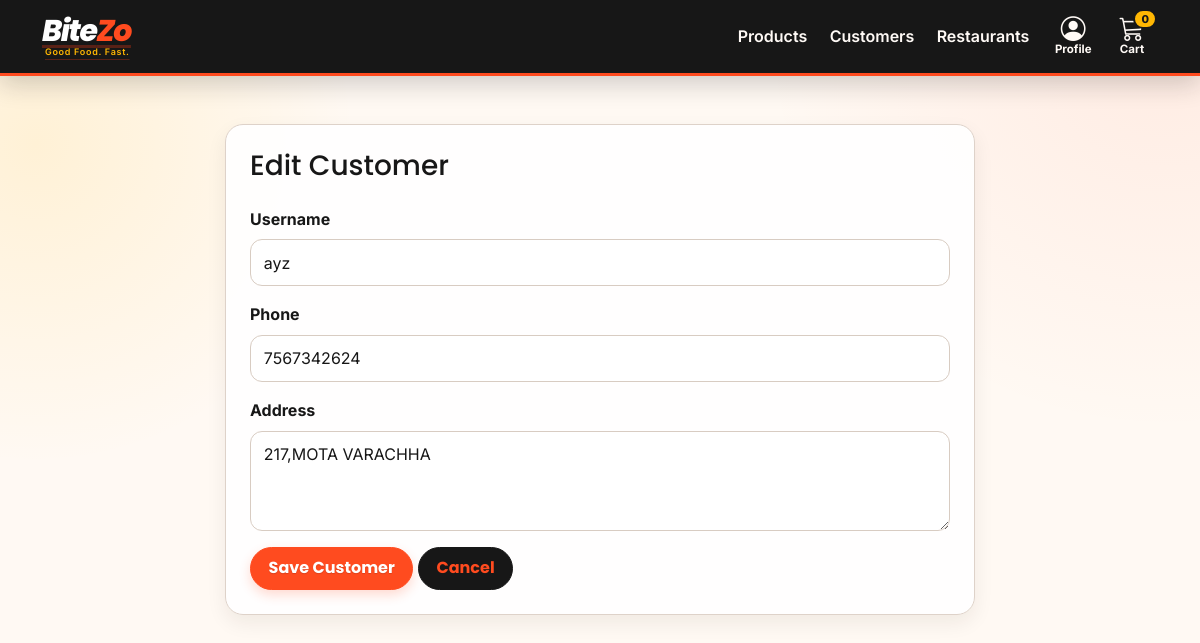
/customers/update/5/ (signed in), run on the app's committed database.
### customers/models.py (models this page shows, shortened)
class Customer(models.Model):
    user = models.OneToOneField(User, on_delete=models.CASCADE)
    phone = models.CharField(max_length=20)
    address = models.TextField()

### customers/views.py (the view, shortened to what this page needs)
@superuser_required
def customer_update(request, id):
    customer = get_object_or_404(Customer, id=id)
    return render(
        request,
        "customers/customer_form.html",
        {"customer": customer}
    )

### food_delivery/decorator.py (called while the page is built)
def superuser_required(view_func):
    @wraps(view_func)
    @login_required
    def wrapper(request, *args, **kwargs):
        if not request.user.is_superuser:
            return HttpResponseForbidden("You do not have permission to access this page.")
        return view_func(request, *args, **kwargs)
    return wrapper

### templates/customers/customer_form.html (shortened to what this page needs)
{% extends "base.html" %}
{% block content %}
<div class="card shadow-sm border-0 form-card">
    <div class="card-body p-4">
        <h3 class="mb-4">
            {% if customer %}
                Edit Customer
            {% else %}
                Add Customer
            {% endif %}
        </h3>
        <form method="POST">
            <div class="mb-3">
                <label class="form-label">
                    Username
                </label>
                <input type="text"
                       name="username"
                       class="form-control"
                       value="{{ customer.user.username|default:'' }}"
                       required>
            </div>
            <div class="mb-3">
                <label class="form-label">
                    Phone
                </label>
                <input type="text"
                       name="phone"
                       class="form-control"
                       value="{{ customer.phone|default:'' }}"
                       required>
            </div>
            <div class="mb-3">
                <label class="form-label">
                    Address
                </label>
                <textarea name="address"
                          class="form-control"
                          rows="3"
                          required>{{ customer.address|default:'' }}</textarea>
            </div>
            <button class="btn btn-danger">
                Save Customer
            </button>
            <a href="{% url 'customer_list' %}"
               class="btn btn-secondary">
                Cancel
            </a>
        </form>
    </div>
</div>
{% endblock %}

### static/css/styles.css (style rules this page uses)
:root { --bitezo-orange: #ff4b1f; --bitezo-orange-dark: #e63c14; --bitezo-yellow: #ffb703; --bitezo-charcoal: #171717; --bitezo-cream: #fff9f3; --bitezo-gray: #6e6e6e; --bitezo-line: #f0e5dc; }
body { background-color: var(--bitezo-cream); color: var(--bitezo-charcoal); font-family: "Inter", Arial, sans-serif; }
h1, h2, h3, h4, h5, h6, .navbar-brand, .btn, .page-title { font-family: "Poppins", Arial, sans-serif; }
a { text-decoration: none; }
.form-card { max-width: 750px; margin: 0 auto; border-radius: 15px; }
.card { border-radius: 18px; border: 1px solid var(--bitezo-line) !important; box-shadow: 0 8px 24px rgba(23, 23, 23, .06) !important; }
.btn { border-radius: 999px; font-weight: 700; padding: .55rem 1.1rem; transition: transform .28s cubic-bezier(.22, 1, .36, 1), box-shadow .28s ease, background-color .28s ease, border-color .28s ease; }
.btn-danger, .btn-primary { background: var(--bitezo-orange); border-color: var(--bitezo-orange); color: #fff; box-shadow: 0 5px 12px rgba(255, 75, 31, .2); }
.btn-secondary { background: var(--bitezo-charcoal); border-color: var(--bitezo-charcoal); }
.form-control, .form-select { border-radius: 12px; border-color: var(--bitezo-line); padding: .65rem .8rem; }
.bitezo-theme { min-height: 100vh; background: radial-gradient(circle at 100% 0, rgba(255, 183, 3, .11), transparent 27rem), var(--bitezo-cream); }
.bitezo-theme a { color: var(--bitezo-orange); }
.bitezo-theme .card, .bitezo-theme .form-card, .bitezo-theme .table-responsive { overflow: hidden; background: rgba(255, 255, 255, .92); }
.bitezo-theme .shadow-sm, .bitezo-theme .shadow { box-shadow: 0 10px 28px rgba(42, 30, 21, .08) !important; }
.bitezo-theme label, .bitezo-theme .form-label { color: var(--bitezo-charcoal); font-weight: 700; }
.bitezo-theme { line-height: 1.55; }
.bitezo-theme :is(a, button, input, select, textarea):focus-visible { outline: 3px solid var(--bitezo-yellow); outline-offset: 3px; box-shadow: 0 0 0 5px rgba(23, 23, 23, .8) !important; }
.bitezo-theme .btn { min-height: 42px; display: inline-flex; align-items: center; justify-content: center; gap: .35rem; }
.bitezo-theme .btn-danger, .bitezo-theme .btn-primary { color: #fff; text-shadow: 0 1px 1px rgba(0, 0, 0, .14); }
.bitezo-theme .form-control, .bitezo-theme .form-select, .bitezo-theme textarea { background-color: #fff; color: var(--bitezo-charcoal); min-height: 44px; border-width: 1.5px; }
.bitezo-theme textarea.form-control { min-height: 100px; }
.bitezo-theme .form-control::placeholder { color: #746d68; opacity: 1; }
.bitezo-theme .card { color: var(--bitezo-charcoal); }
:root { --bitezo-ink: #211b18; --bitezo-surface: #ffffff; --bitezo-muted: #655f5a; --bitezo-orange-deep: #bd3217; }
.bitezo-theme { color: var(--bitezo-ink); background: radial-gradient(circle at 3% 18%, rgba(255, 183, 3, .12), transparent 20rem), radial-gradient(circle at 97% 4%, rgba(255, 75, 31, .08), transparent 25rem), var(--bitezo-cream); }
.bitezo-theme .form-control, .bitezo-theme .form-select { border-color: #d8ccc2; box-shadow: none; }
:root { --bitezo-text: #211b18; --bitezo-text-muted: #5f5954; --bitezo-border-strong: #b9aba0; --bitezo-focus: #8d2c16; }
.bitezo-theme { color: var(--bitezo-text); }
.bitezo-theme .btn, .bitezo-theme .nav-link, .bitezo-theme .dropdown-item, .bitezo-theme .card, .bitezo-theme .category-card, .bitezo-theme .form-control, .bitezo-theme .form-select, .bitezo-theme .form-check-input, .bitezo-theme .restaurant-gallery img { transition: background-color .16s ease, border-color .16s ease, color .16s ease, box-shadow .16s ease, opacity .16s ease; }
.bitezo-theme :is(a, button, input, select, textarea):focus-visible { outline: 3px solid #ffb703; outline-offset: 2px; box-shadow: 0 0 0 5px rgba(33, 27, 24, .72) !important; }
.bitezo-theme .card, .bitezo-theme .food-card, .bitezo-theme .product-card { border-color: #ded2c9 !important; box-shadow: 0 8px 20px rgba(43, 29, 20, .07) !important; }

### data on the page
Customer: username "ayz", phone "7567342624", address "217,MOTA VARACHHA"

### other printed values
{{ request.session.cart_count|default:0 }} "0"
